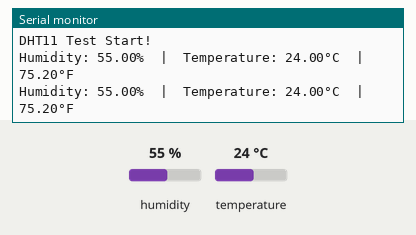
Simulated run of this sketch. Board: ESP32. Parts: the last lines printed to the serial monitor. The inputs (shaded band) are chosen by the test bench; at power-on: humidity 55 %, temperature 24 °C.

Above: at 4.8 s.
4.9 s: humidity set to 22 %
At 6.5 s:
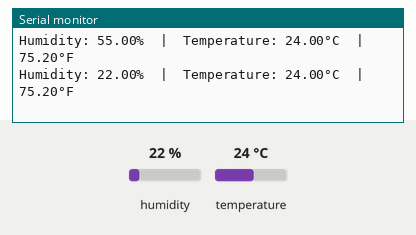
7.9 s: temperature set to 12 °C
At 8.9 s:
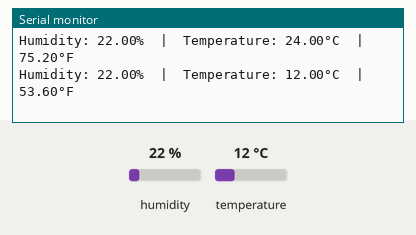
10.9 s: humidity set to 40 %
At 12.5 s:
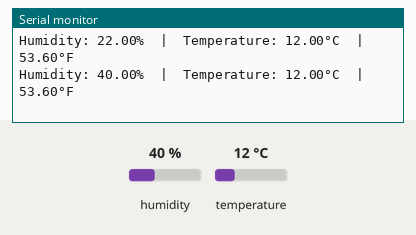
Timing chart, 0 to 14.0 s (numbered marks = the images above; inputs shaded):
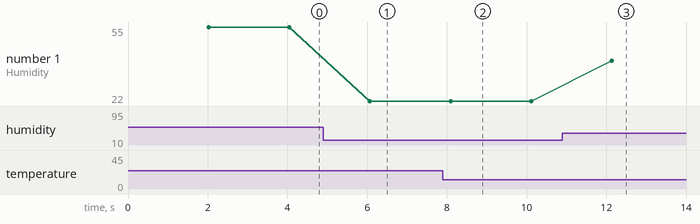

Measured:
- after the input at 4.9 s, the serial monitor: prints a new line after 1.2 s (image 1)
- after the input at 7.9 s, the serial monitor: prints a new line after 0.19 s (image 2)
- after the input at 10.9 s, the serial monitor: prints a new line after 1.2 s (image 3)
- plotted number 1: 55 → 22 after the input at 4.9 s, 22 → 40 after the input at 10.9 s

The sketch:

dht11.ino
```cpp
// Include the required libraries
#include <Adafruit_Sensor.h>
#include <DHT.h>

// Define the pin you connected the DATA pin to. We chose GPIO 4 (D4).
#define DHTPIN 4

// Define the type of sensor you are using (DHT11)
#define DHTTYPE DHT11

// Initialize the DHT sensor object
DHT dht(DHTPIN, DHTTYPE);

void setup() {
  // Start the Serial Monitor at 115200 baud
  Serial.begin(115200);
  Serial.println("DHT11 Test Start!");

  // Initialize the DHT sensor
  dht.begin();
}

void loop() {
  // Wait 2 seconds between readings. The DHT11 is slow!
  delay(2000);

  // Read the humidity
  float h = dht.readHumidity();
  // Read the temperature as Celsius
  float t = dht.readTemperature();
  // Read the temperature as Fahrenheit (isFahrenheit = true)
  float f = dht.readTemperature(true);

  // Check if any readings failed and exit early to try again.
  if (isnan(h) || isnan(t) || isnan(f)) {
    Serial.println("Failed to read from DHT sensor!");
    return;
  }

  // --- If the readings were successful, print them! ---

  // Print the data to the Serial Monitor
  Serial.print("Humidity: ");
  Serial.print(h);
  Serial.print("%  |  ");

  Serial.print("Temperature: ");
  Serial.print(t);
  Serial.print("°C  |  ");
  Serial.print(f);
  Serial.println("°F");
}
```
